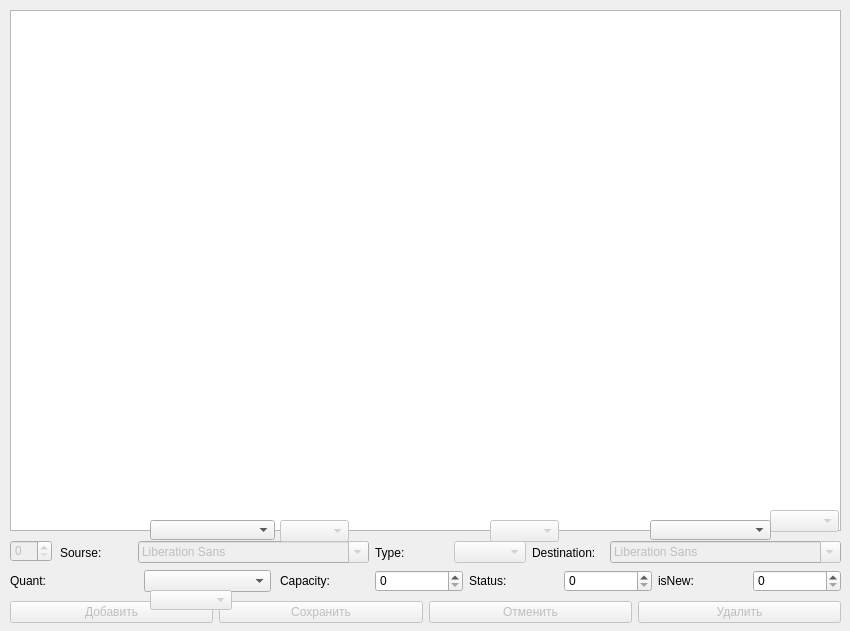
<?xml version="1.0" encoding="UTF-8"?>
<ui version="4.0">
 <class>FormEdges</class>
 <widget class="QDialog" name="FormEdges">
  <property name="geometry">
   <rect>
    <x>0</x>
    <y>0</y>
    <width>850</width>
    <height>631</height>
   </rect>
  </property>
  <property name="windowTitle">
   <string>Роли</string>
  </property>
  <widget class="QTableView" name="tvEdges">
   <property name="geometry">
    <rect>
     <x>10</x>
     <y>10</y>
     <width>831</width>
     <height>521</height>
    </rect>
   </property>
  </widget>
  <widget class="QSpinBox" name="spin_id">
   <property name="enabled">
    <bool>false</bool>
   </property>
   <property name="geometry">
    <rect>
     <x>10</x>
     <y>540</y>
     <width>42</width>
     <height>22</height>
    </rect>
   </property>
   <property name="maximum">
    <number>999999</number>
   </property>
  </widget>
  <widget class="QComboBox" name="cb_src_private">
   <property name="enabled">
    <bool>false</bool>
   </property>
   <property name="geometry">
    <rect>
     <x>280</x>
     <y>520</y>
     <width>69</width>
     <height>22</height>
    </rect>
   </property>
  </widget>
  <widget class="QComboBox" name="cb_type_private">
   <property name="enabled">
    <bool>false</bool>
   </property>
   <property name="geometry">
    <rect>
     <x>490</x>
     <y>520</y>
     <width>69</width>
     <height>22</height>
    </rect>
   </property>
  </widget>
  <widget class="QComboBox" name="cb_dst_private">
   <property name="enabled">
    <bool>false</bool>
   </property>
   <property name="geometry">
    <rect>
     <x>770</x>
     <y>510</y>
     <width>69</width>
     <height>22</height>
    </rect>
   </property>
  </widget>
  <widget class="QWidget" name="layoutWidget">
   <property name="geometry">
    <rect>
     <x>10</x>
     <y>600</y>
     <width>831</width>
     <height>25</height>
    </rect>
   </property>
   <layout class="QHBoxLayout" name="horizontalLayout">
    <item>
     <widget class="QPushButton" name="push_add">
      <property name="enabled">
       <bool>false</bool>
      </property>
      <property name="text">
       <string>Добавить</string>
      </property>
     </widget>
    </item>
    <item>
     <widget class="QPushButton" name="push_save">
      <property name="enabled">
       <bool>false</bool>
      </property>
      <property name="text">
       <string>Сохранить</string>
      </property>
     </widget>
    </item>
    <item>
     <widget class="QPushButton" name="push_revert">
      <property name="enabled">
       <bool>false</bool>
      </property>
      <property name="text">
       <string>Отменить</string>
      </property>
     </widget>
    </item>
    <item>
     <widget class="QPushButton" name="push_del">
      <property name="enabled">
       <bool>false</bool>
      </property>
      <property name="text">
       <string>Удалить</string>
      </property>
     </widget>
    </item>
   </layout>
  </widget>
  <widget class="QWidget" name="layoutWidget">
   <property name="geometry">
    <rect>
     <x>60</x>
     <y>540</y>
     <width>781</width>
     <height>25</height>
    </rect>
   </property>
   <layout class="QHBoxLayout" name="horizontalLayout_2">
    <item>
     <widget class="QLabel" name="label_2">
      <property name="text">
       <string>Sourse:</string>
      </property>
     </widget>
    </item>
    <item>
     <widget class="QFontComboBox" name="cb_src">
      <property name="enabled">
       <bool>false</bool>
      </property>
     </widget>
    </item>
    <item>
     <widget class="QLabel" name="label_6">
      <property name="text">
       <string>Type:</string>
      </property>
     </widget>
    </item>
    <item>
     <widget class="QComboBox" name="cb_type">
      <property name="enabled">
       <bool>false</bool>
      </property>
     </widget>
    </item>
    <item>
     <widget class="QLabel" name="label_7">
      <property name="text">
       <string>Destination:</string>
      </property>
     </widget>
    </item>
    <item>
     <widget class="QFontComboBox" name="cb_dst">
      <property name="enabled">
       <bool>false</bool>
      </property>
     </widget>
    </item>
   </layout>
  </widget>
  <widget class="QWidget" name="layoutWidget">
   <property name="geometry">
    <rect>
     <x>280</x>
     <y>570</y>
     <width>561</width>
     <height>22</height>
    </rect>
   </property>
   <layout class="QHBoxLayout" name="horizontalLayout_3">
    <item>
     <widget class="QLabel" name="label_3">
      <property name="text">
       <string>Capacity:</string>
      </property>
     </widget>
    </item>
    <item>
     <widget class="QSpinBox" name="spin_capacity"/>
    </item>
    <item>
     <widget class="QLabel" name="label_4">
      <property name="text">
       <string>Status:</string>
      </property>
     </widget>
    </item>
    <item>
     <widget class="QSpinBox" name="spin_status"/>
    </item>
    <item>
     <widget class="QLabel" name="label_5">
      <property name="text">
       <string>isNew:</string>
      </property>
     </widget>
    </item>
    <item>
     <widget class="QSpinBox" name="spin_isNew"/>
    </item>
   </layout>
  </widget>
  <widget class="QWidget" name="layoutWidget">
   <property name="geometry">
    <rect>
     <x>10</x>
     <y>570</y>
     <width>261</width>
     <height>22</height>
    </rect>
   </property>
   <layout class="QHBoxLayout" name="horizontalLayout_4">
    <item>
     <widget class="QLabel" name="label">
      <property name="text">
       <string>Quant:</string>
      </property>
     </widget>
    </item>
    <item>
     <widget class="QComboBox" name="cb_quant">
      <property name="enabled">
       <bool>true</bool>
      </property>
     </widget>
    </item>
   </layout>
  </widget>
  <widget class="QComboBox" name="cb_src11">
   <property name="enabled">
    <bool>true</bool>
   </property>
   <property name="geometry">
    <rect>
     <x>150</x>
     <y>520</y>
     <width>125</width>
     <height>20</height>
    </rect>
   </property>
  </widget>
  <widget class="QComboBox" name="cb_dst11">
   <property name="enabled">
    <bool>true</bool>
   </property>
   <property name="geometry">
    <rect>
     <x>650</x>
     <y>520</y>
     <width>121</width>
     <height>20</height>
    </rect>
   </property>
  </widget>
  <widget class="QComboBox" name="cb_quant_private">
   <property name="enabled">
    <bool>false</bool>
   </property>
   <property name="geometry">
    <rect>
     <x>150</x>
     <y>590</y>
     <width>82</width>
     <height>20</height>
    </rect>
   </property>
  </widget>
  <zorder>layoutWidget</zorder>
  <zorder>layoutWidget</zorder>
  <zorder>layoutWidget</zorder>
  <zorder>layoutWidget</zorder>
  <zorder>tvEdges</zorder>
  <zorder>spin_id</zorder>
  <zorder>cb_src_private</zorder>
  <zorder>cb_type_private</zorder>
  <zorder>cb_dst_private</zorder>
  <zorder>cb_src11</zorder>
  <zorder>cb_dst11</zorder>
  <zorder>cb_quant_private</zorder>
 </widget>
 <resources/>
 <connections/>
</ui>
